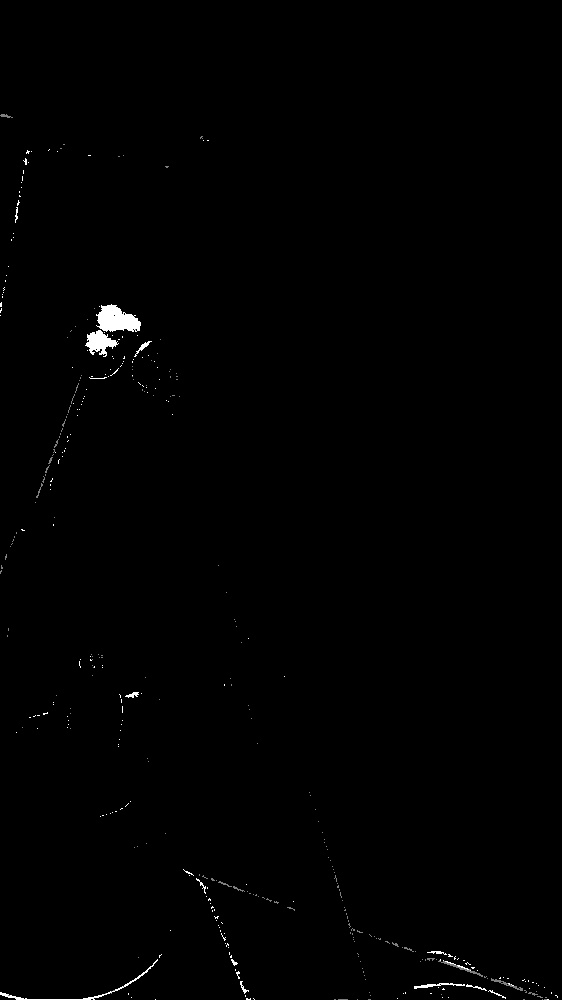
//> input picture python/frash.jpg, 562 x 1000 px
$ ./decolor python/frash.jpg   (built with g++ and OpenCV 4)
//> lines starting //> are read from the running program, lines starting //| are printed output that depends on the picture; after the words box and inside, x2 and y2 are one past the last pixel; in counts of white or black regions, pixels touching at a corner belong together
//> further down, gray is the input picture: 1000 rows x 562 cols, CV_8UC1; min 0, max 255, mean 1.4
/*
 * Created by RailgunHamster
 * 2018.10.29
 * 以下代码来自：
 * https://blog.csdn.net/u012566751/article/details/54289497
 * 仅测试用途
 */
#include <opencv2/core/utility.hpp>
#include <opencv2/imgproc.hpp>
#include <opencv2/imgcodecs.hpp>
#include <opencv2/highgui.hpp>

#include <stdio.h>

using namespace std;
using namespace cv;

int maskSize0 = DIST_MASK_5;
int voronoiType = -1;
int edgeThresh = 100;
int distType0 = DIST_L1;

// The output and temporary images
Mat gray;

// threshold trackbar callback
static void onTrackbar( int, void* )
{
    static const Scalar colors[] =
    {
        Scalar(0,0,0),
        Scalar(255,0,0),
        Scalar(255,128,0),
        Scalar(255,255,0),
        Scalar(0,255,0),
        Scalar(0,128,255),
        Scalar(0,255,255),
        Scalar(0,0,255),
        Scalar(255,0,255)
    };

    int maskSize = voronoiType >= 0 ? DIST_MASK_5 : maskSize0;
    int distType = voronoiType >= 0 ? DIST_L2 : distType0;

    Mat edge = gray >= edgeThresh, dist, labels, dist8u;
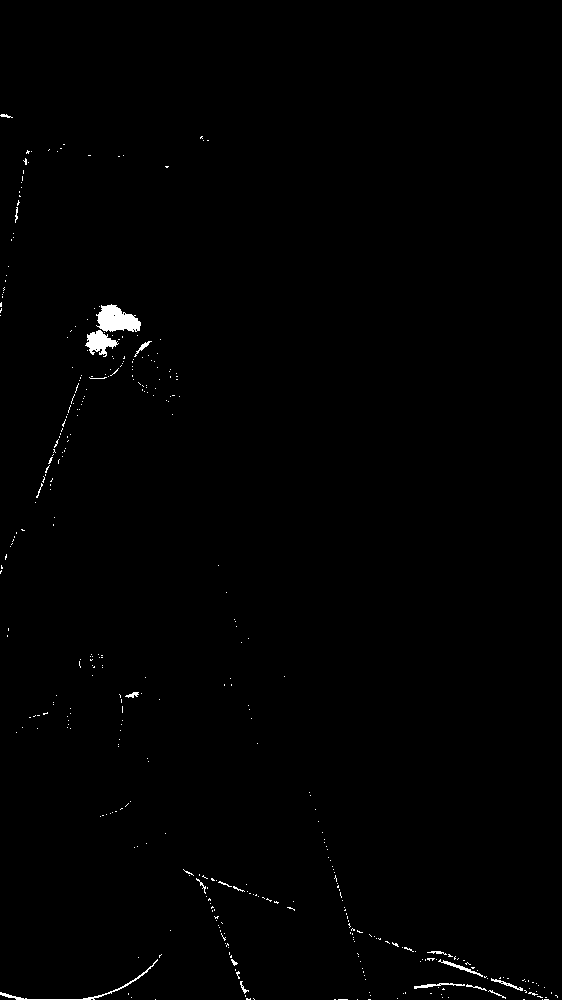
//> edge: 1000 rows x 562 cols, CV_8UC1; 0.6% white; 388 white regions (369 under 20 px), largest, box (x1, y1, x2, y2) and area: (96, 304, 141, 332) 835, (85, 330, 119, 357) 468, (0, 959, 158, 1000) 294

    if( voronoiType < 0 )
        distanceTransform( edge, dist, distType, maskSize );
    else
        distanceTransform( edge, dist, labels, distType, maskSize, voronoiType );

    if( voronoiType < 0 )
    {
        // begin "painting" the distance transform result
        dist *= 5000;
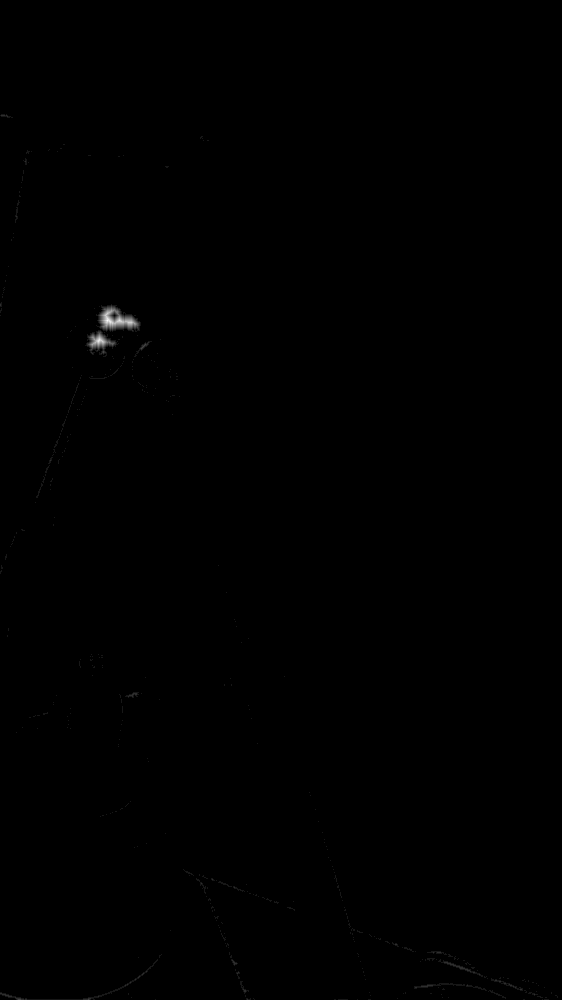
//> dist: 1000 rows x 562 cols, CV_32FC1; min 0, max 55000, mean 65.8; drawn with min black and max white
        pow(dist, 0.5, dist);

        Mat dist32s, dist8u1, dist8u2;

        dist.convertTo(dist32s, CV_32S, 1, 0.5);
//> dist32s: 1000 rows x 562 cols, CV_32SC1; 12 distinct labels, from 0 to 235
        dist32s &= Scalar::all(255);

        dist32s.convertTo(dist8u1, CV_8U, 1, 0);
        dist32s *= -1;
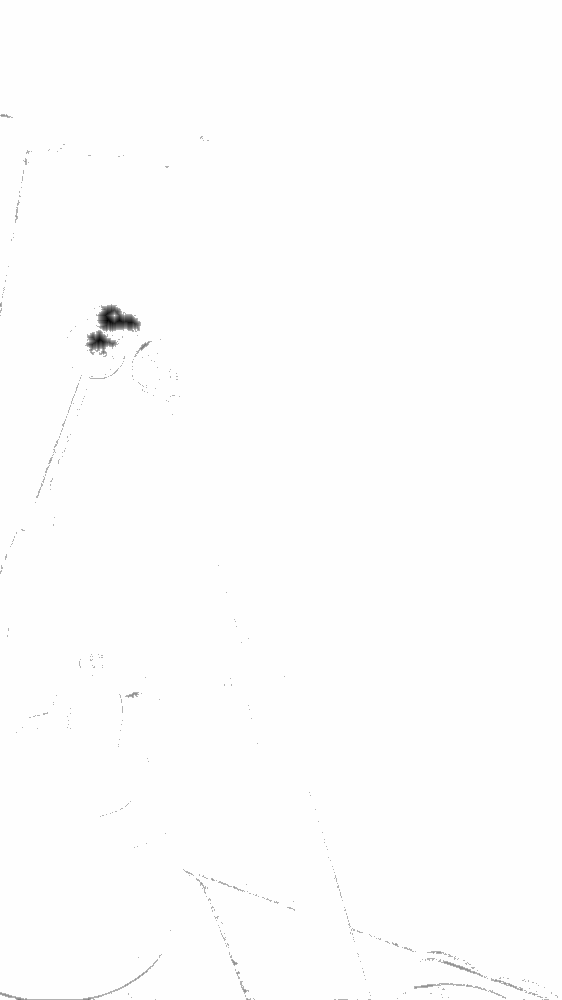
//> dist32s: 1000 rows x 562 cols, CV_32SC1; min -235, max 0, mean -0.578; drawn with min black and max white

        dist32s += Scalar::all(255);
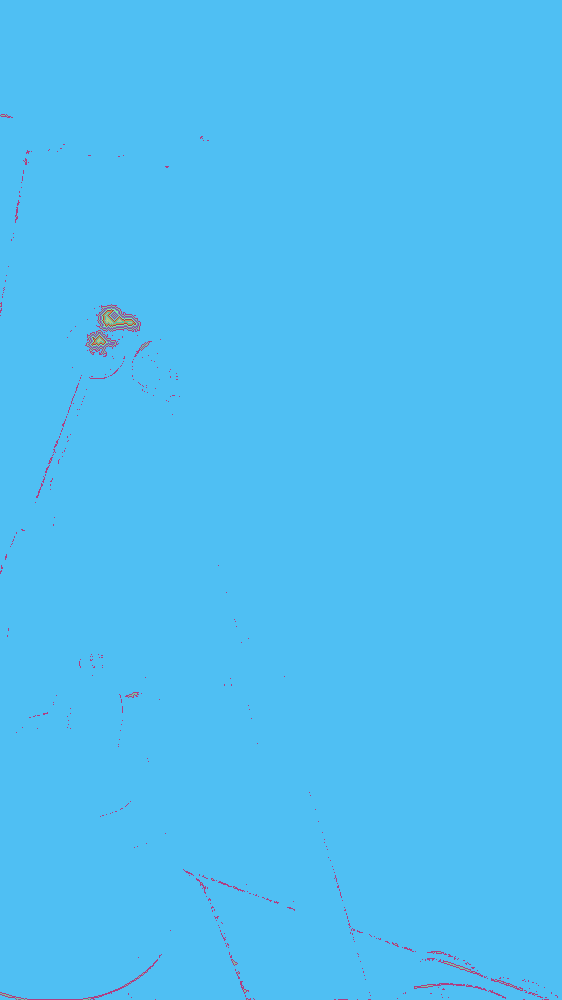
//> dist32s: 1000 rows x 562 cols, CV_32SC1; 12 distinct labels, from 20 to 255; one colour per label, 0 black
        dist32s.convertTo(dist8u2, CV_8U);

        Mat planes[] = {dist8u1, dist8u2, dist8u2};
        merge(planes, 3, dist8u);
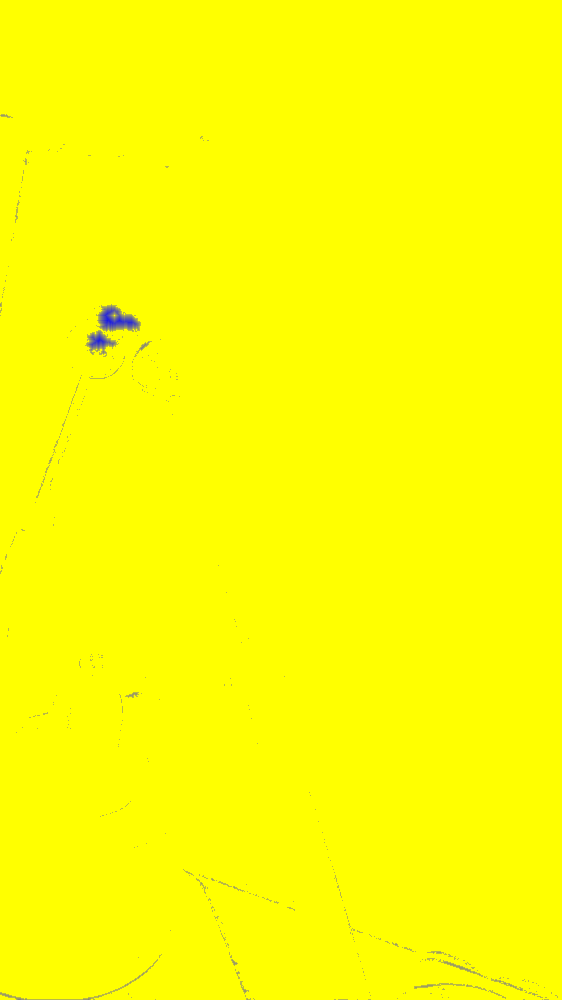
//> dist8u: 1000 rows x 562 cols, CV_8UC3; mean B, G, R 0.6, 254.4, 254.4
    }
    else
    {
        dist8u.create(labels.size(), CV_8UC3);
        for( int i = 0; i < labels.rows; i++ )
        {
            const int* ll = (const int*)labels.ptr(i);
            const float* dd = (const float*)dist.ptr(i);
            uchar* d = (uchar*)dist8u.ptr(i);
            for( int j = 0; j < labels.cols; j++ )
            {
                int idx = ll[j] == 0 || dd[j] == 0 ? 0 : (ll[j]-1)%8 + 1;
                float scale = 1.f/(1 + dd[j]*dd[j]*0.0004f);
                int b = cvRound(colors[idx][0]*scale);
                int g = cvRound(colors[idx][1]*scale);
                int r = cvRound(colors[idx][2]*scale);
                d[j*3] = (uchar)b;
                d[j*3+1] = (uchar)g;
                d[j*3+2] = (uchar)r;
            }
        }
    }

    imshow("Distance Map", dist8u );
}

static void help()
{
    printf("\nProgram to demonstrate the use of the distance transform function between edge images.\n"
            "Usage:\n"
            "./distrans [image_name -- default image is ../data/stuff.jpg]\n"
            "\nHot keys: \n"
            "\tESC - quit the program\n"
            "\tC - use C/Inf metric\n"
            "\tL1 - use L1 metric\n"
            "\tL2 - use L2 metric\n"
            "\t3 - use 3x3 mask\n"
            "\t5 - use 5x5 mask\n"
            "\t0 - use precise distance transform\n"
            "\tv - switch to Voronoi diagram mode\n"
            "\tp - switch to pixel-based Voronoi diagram mode\n"
            "\tSPACE - loop through all the modes\n\n");
}

const char* keys =
{
    "{@image |../data/stuff.jpg|input image file}"
};

int main( int argc, const char** argv )
{
    help();
    CommandLineParser parser(argc, argv, keys);
    string filename = parser.get<string>(0);
    gray = imread(filename.c_str(), 0);
    if(gray.empty())
    {
        printf("Cannot read image file: %s\n", filename.c_str());
        help();
        return -1;
    }

    namedWindow("Distance Map", 1);
    createTrackbar("Brightness Threshold", "Distance Map", &edgeThresh, 255, onTrackbar, 0);

    for(;;)
    {
        // Call to update the view
        onTrackbar(0, 0);

        int c = waitKey(0) & 255;
//> the Esc key is pressed

        if( c == 27 )
            break;

        if( c == 'c' || c == 'C' || c == '1' || c == '2' ||
            c == '3' || c == '5' || c == '0' )
            voronoiType = -1;

        if( c == 'c' || c == 'C' )
            distType0 = DIST_C;
        else if( c == '1' )
            distType0 = DIST_L1;
        else if( c == '2' )
            distType0 = DIST_L2;
        else if( c == '3' )
            maskSize0 = DIST_MASK_3;
        else if( c == '5' )
            maskSize0 = DIST_MASK_5;
        else if( c == '0' )
            maskSize0 = DIST_MASK_PRECISE;
        else if( c == 'v' )
            voronoiType = 0;
        else if( c == 'p' )
            voronoiType = 1;
        else if( c == ' ' )
        {
            if( voronoiType == 0 )
                voronoiType = 1;
            else if( voronoiType == 1 )
            {
                voronoiType = -1;
                maskSize0 = DIST_MASK_3;
                distType0 = DIST_C;
            }
            else if( distType0 == DIST_C )
                distType0 = DIST_L1;
            else if( distType0 == DIST_L1 )
                distType0 = DIST_L2;
            else if( maskSize0 == DIST_MASK_3 )
                maskSize0 = DIST_MASK_5;
            else if( maskSize0 == DIST_MASK_5 )
                maskSize0 = DIST_MASK_PRECISE;
            else if( maskSize0 == DIST_MASK_PRECISE )
                voronoiType = 0;
        }
    }

    return 0;
}
